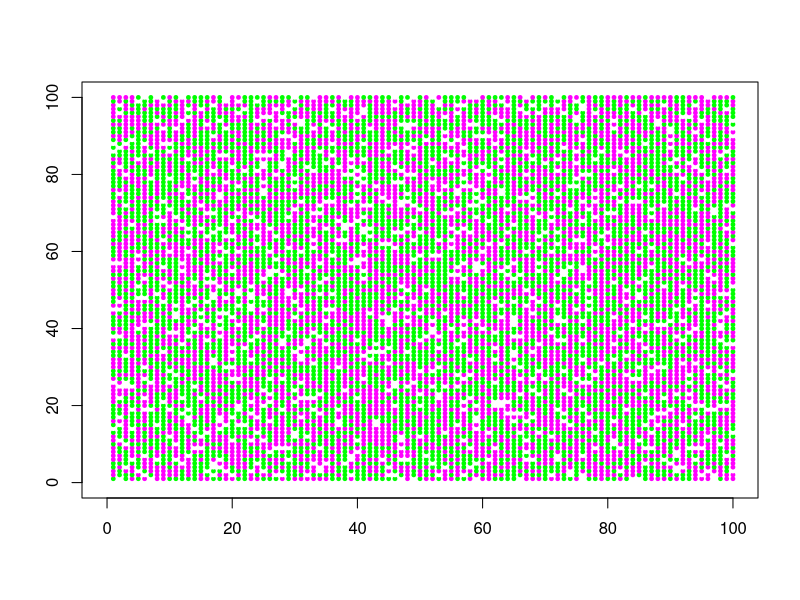
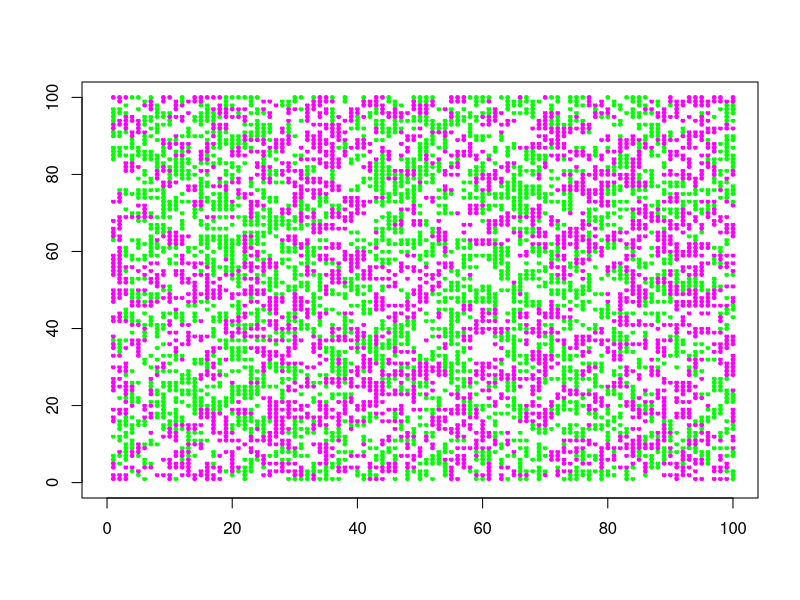
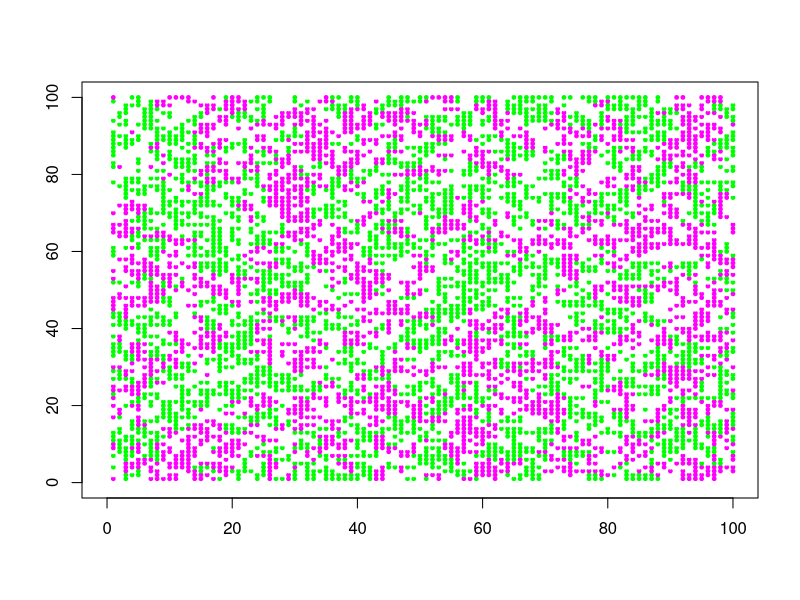
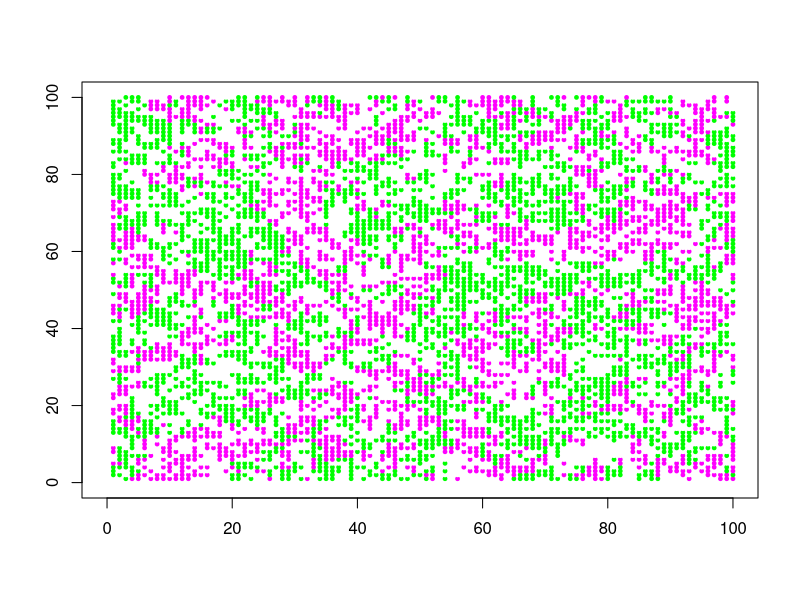
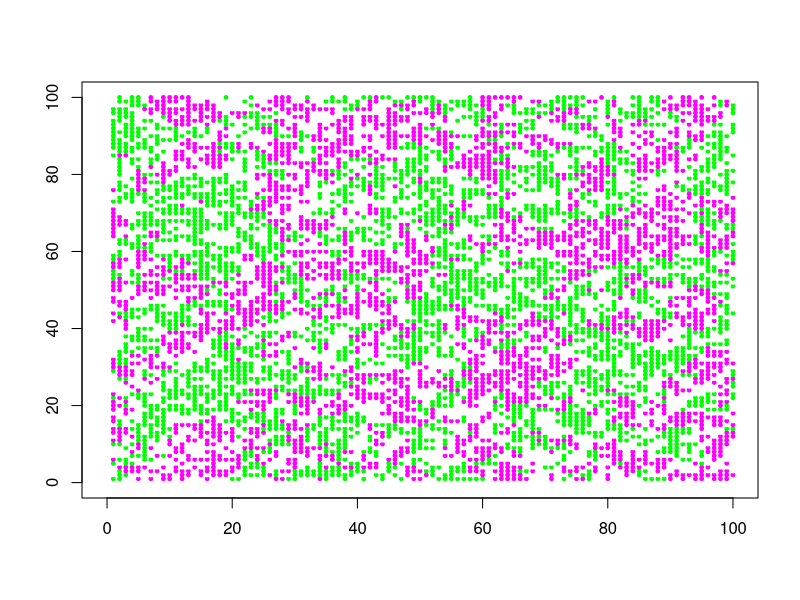
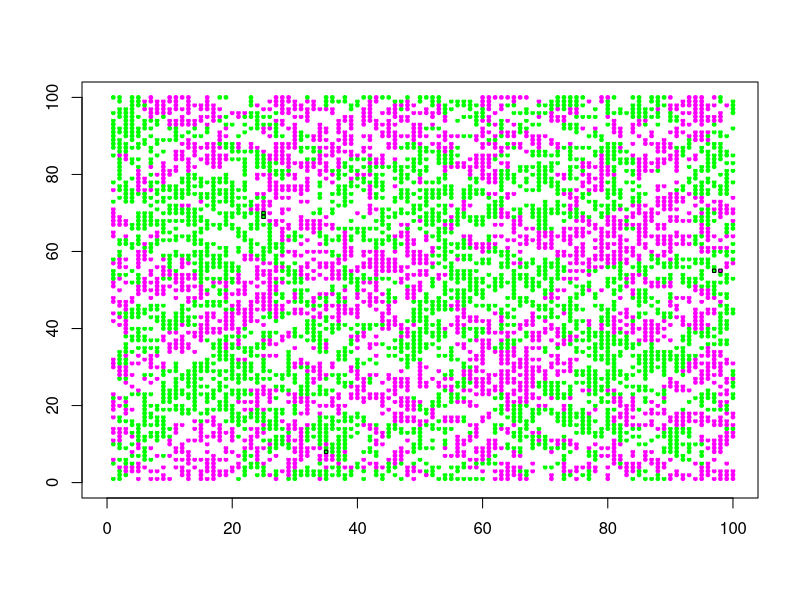
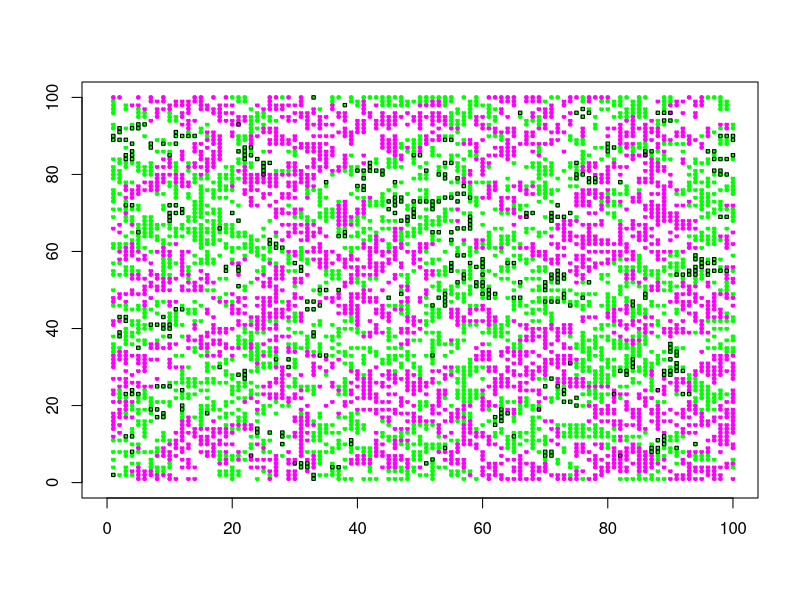
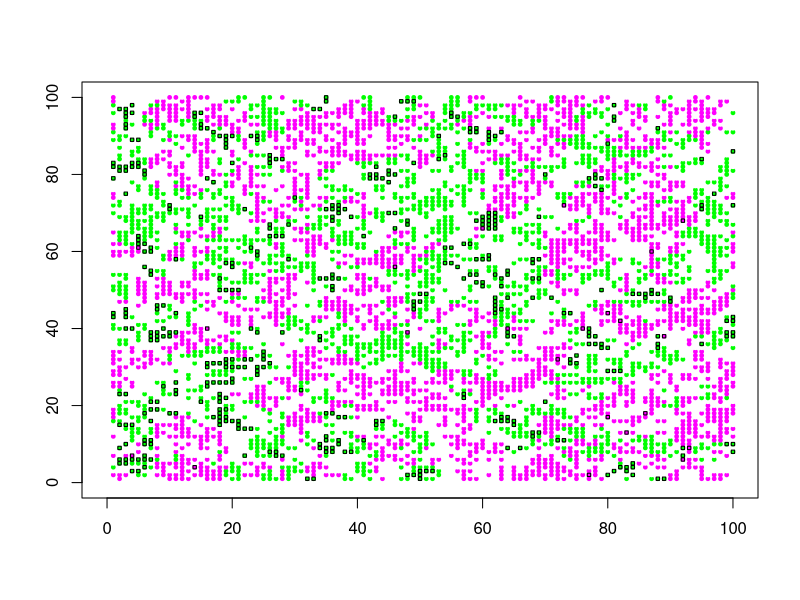

These charts were generated, in order, by the following R code:
#Text S3
#A modified R script for simulation of suicidal population resistance of SHR(+) plants, without producing files

## This script is for testing different parameters manually. For making multiple trials with different lp or Rshrp values, please refer Text S3. 

#### initial settings
s <- 100      # size of lattice
Rshrp <- 0.5  # initial proportion of SHR(+) plants
rp <- 0.3     # reproduction rate of plant
rv <- 1.2     # reproduction rate of virus
lp <- 1.0     # dependency on local reproduction of plants
lv <- 0.9     # dependency on local reproduction of virus
d <- 0.1      # mortality of plant without infection
dni <- 0.2    # mortality of SHR(-) plant upon viral infection 
dpi <- 1      # mortality of SHR(+) plant upon viral infection
vi <- 0.001   # rate of virus influx


#### main body of simulation
###initial settings for each trial
rptv <- NULL # for recording plant and virus abundance at different time points

### running-in without virus
tr <- 0 # time after starting running-in
pt <- matrix(rep(1,s*s),nrow=s)  #plant table; 0: open box, 1: SHR(-), and 2: SHR(+)
pt[sample(1:(s*s),round(s*s*Rshrp,0),replace=F)] <- 2  #introducing SHR(+) plants according to lp
while (tr < 201){
pt <- pt*rbinom(s*s,1,1-d) # death without virus
## visualization
if (tr%%50==0){
plot(0,0,xlim=c(0,s),ylim=c(0,s),type="n",xlab="",ylab="")
for (x in 1:s){
points(rep(x,s),1:s,col=rgb((1-pt[x,])^2,1-pt[x,]*(pt[x,]-1)/2,(1-pt[x,])^2),pch=19,cex=0.5) # SHR(-): green; SHR(+): magenta
}
ptv <- c(tr,length(which(pt==0)),length(which(pt==1)),length(which(pt==2)),0)
rptv <- rbind(rptv,ptv)
}else{
}
## plant propagation
pto <- (pt-1)*(pt-2)/2                                   # finding open box
plt <- pt[c(s,1:(s-1)),]*rbinom(s*s,1,rp*lp/4)*pto       # local propagation from top box
plb <- pt[c(2:s,1),]*rbinom(s*s,1,rp*lp/4)*pto           # local propagation from bottom box
pll <- pt[,c(s,1:(s-1))]*rbinom(s*s,1,rp*lp/4)*pto       # local propagation from left box
plr <- pt[,c(2:s,1)]*rbinom(s*s,1,rp*lp/4)*pto           # local propagation from right box
pgp <- sample(1:(s*s),rbinom(1,sum((pt-1)*pt/2),rp*(1-lp)),replace=F); pgpv <- rep(0,s*s); pgpv[pgp] <- 2 # global propagation of SHR(+) plant 
pgn <- sample(1:(s*s),rbinom(1,sum((pt-2)^2*pt),rp*(1-lp)),replace=F); pgnv <- rep(0,s*s); pgnv[pgn] <- 1 # global propagation of SHR(-) plant
## deciding which parent leave progeny
pv <- rbind(as.vector(plt),as.vector(plb),as.vector(pll),as.vector(plr),pgpv*as.vector(pto),pgnv*as.vector(pto))
cspv <- colSums(pv)
pvp <-  1-(pv-1)*(pv-2)/2                      # returns 1 if a box has plant inhabitant
cspvp <- colSums(pvp)                          # number of inhabited boxes
prv <- rep(0,s*s)                              # vector for propagation result
prv[which(cspvp==1)] <- cspv[which(cspvp==1)]  # boxes with only one parent candidate
for (i in which(cspvp > 1)){                   # boxes with multiple parent candidates
prv[i] <- sample(pv[,i],1,prob=pvp[,i])        # random decision of parents
}
pt <- pt+prv
tr <- tr+1
}

### main part after starting virus introduction
t <- 0 # time after starting virus introduction
vt <- matrix(rep(0,s*s),nrow=s) # generating virus table and virus introduction; 0: no infection and 1: infection

while (t < 5001){
##constant virus influx
cvi <- rbinom(s*s,1,vi)*(1-vt)*(1-(pt-1)*(pt-2)/2) #0.1% of plants are randomly challenged by the virus
vt <- vt+cvi
## death
drt <- ((1-vt)*d+vt*pt*(pt-1)^2*dpi/2+vt*pt*(pt-2)^2*dni)*ceiling(pt/2) # mortality table
pt <- pt*rbinom(s*s,1,1-drt)
## viral propagation
pti <- 1-(pt-1)*(pt-2)/2                                     # boxes inhabited
vt <- vt*pti                                                 # updating vt by removing dead plant
vlt <- vt[c(s,1:(s-1)),]*rbinom(s*s,1,rv*lv/4)               # local spread from top box
vlb <- vt[c(2:s,1),]*rbinom(s*s,1,rv*lv/4)                   # local spread from bottom box
vll <- vt[,c(s,1:(s-1))]*rbinom(s*s,1,rv*lv/4)               # local spread from left box
vlr <- vt[,c(2:s,1)]*rbinom(s*s,1,rv*lv/4)                   # local spread from right box
vg <- sample(1:(s*s),rbinom(1,sum(vt),rv*(1-lv)),replace=F)  # global spread 
vgv <- rep(0,s*s); vgv[vg] <- 1                              # global spread vector
vv <- as.vector(vlt)+as.vector(vlb)+as.vector(vll)+as.vector(vlr)+vgv # sum
vt <- vt+vv                                                  # addition allowing >1
vt <- ceiling(vt/6)*pti     # updating vt by limiting to plant-inhabiting boxes, without allowing >1
## plots and record
if (t%%50==0){
plot(0,0,xlim=c(0,s),ylim=c(0,s),type="n",xlab="",ylab="")
for (x in 1:s){
points(rep(x,s),1:s,col=rgb((1-pt[x,])^2,1-pt[x,]*(pt[x,]-1)/2,(1-pt[x,])^2),pch=19,cex=0.5) # SHR(-): green; SHR(+): magenta
points(rep(x,s),1:s,col=rgb(0,0,0,alpha=vt[x,]),pch=22,cex=0.5)
}
ptv <- c(200+t,length(which(pt==0)),length(which(pt==1)),length(which(pt==2)),sum(vt))
rptv <- rbind(rptv,ptv)
}else{
}
## plant propagation
pto <- (pt-1)*(pt-2)/2 # finding open box
plt <- pt[c(s,1:(s-1)),]*rbinom(s*s,1,rp*lp/4)*pto       # local propagation from top box
plb <- pt[c(2:s,1),]*rbinom(s*s,1,rp*lp/4)*pto           # local propagation from bottom box
pll <- pt[,c(s,1:(s-1))]*rbinom(s*s,1,rp*lp/4)*pto       # local propagation from left box
plr <- pt[,c(2:s,1)]*rbinom(s*s,1,rp*lp/4)*pto           # local propagation from right box
pgp <- sample(1:(s*s),rbinom(1,sum((pt-1)*pt/2),rp*(1-lp)),replace=F); pgpv <- rep(0,s*s); pgpv[pgp] <- 2 # global propagation of SHR(+) plant 
pgn <- sample(1:(s*s),rbinom(1,sum((pt-2)^2*pt),rp*(1-lp)),replace=F); pgnv <- rep(0,s*s); pgnv[pgn] <- 1 # global propagation of SHR(-) plant
## deciding which parent leave progeny
pv <- rbind(as.vector(plt),as.vector(plb),as.vector(pll),as.vector(plr),pgpv*as.vector(pto),pgnv*as.vector(pto))
cspv <- colSums(pv)
pvp <-  1-(pv-1)*(pv-2)/2                      # returns 1 if a box has plant inhabitant
cspvp <- colSums(pvp)                          # number of inhabited boxes
prv <- rep(0,s*s)                              # vector for propagation result
prv[which(cspvp==1)] <- cspv[which(cspvp==1)]  # boxes with only one parent candidate
for (i in which(cspvp > 1)){                   # boxes with multiple parent candidates
prv[i] <- sample(pv[,i],1,prob=pvp[,i])        # random decision of parent
}
pt <- pt+prv
t <- t+1
}
